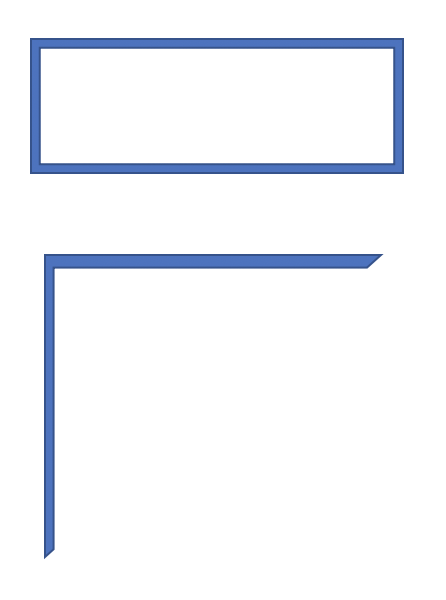
#> input picture CV_Assignment_1/test.png, 446 x 600 px, given in place of lenna.png, which was not available
$ python A1_corner_detection.py
#> lines starting #> are read from the running program, lines starting #| are printed output that depends on the picture; after the words box and inside, x2 and y2 are one past the last pixel; in counts of white or black regions, pixels touching at a corner belong together; pictures that were not available may be replaced by others from this repository, and a replacement may not be noted
### CV_Assignment_1/A1_function.py
import cv2
import numpy as np
import math
import time


#### For Assignment 1 ####

def image_padding(image, V, H):
    img = image.copy()

    # horizontal
    if H != 0:
        edge_left = np.zeros((img.shape[0], H))
        edge_right = np.zeros((img.shape[0], H))
        for y in range(img.shape[0]):
            edge_left[y].fill(img[y][0])
            edge_right[y].fill(img[y][-1])
        img = np.concatenate((np.concatenate((edge_left, img), axis=1), edge_right), axis=1)

    # vertical
    if V != 0:
        edge_up = img[0, :].copy()
        edge_down = img[-1, :].copy()
        for i in range(V - 1):
            edge_up = np.vstack((edge_up, img[0, :].copy()))
            edge_down = np.vstack((edge_down, img[-1, :].copy()))
        img = np.vstack((np.vstack((edge_up, img)), edge_down))

    return img


# [21 lines left out: function cross_correlation_1d, not called in this run]


def cross_correlation_2d(img, kernel):
    output = np.zeros(img.shape)
    v_pad_size, h_pad_size = int((kernel.shape[0])/2), int(kernel.shape[1]/2)
    img = image_padding(img, v_pad_size, h_pad_size)

    r,c  = output.shape

    for y in range(r):
        for x in range(c):
            output[y,x] = (kernel * img[y:y+kernel.shape[0],x:x+kernel.shape[1]]).sum()

    output /= 255.0

    return output


def gaussian_function(x, sigma):
    return (1 / (sigma*math.sqrt(2 * math.pi))) * pow(math.e, -(x * x) / (2 * sigma * sigma))


def get_gaussian_filter_1d(size, sigma):
    # mean = 0
    length = int(size / 2)
    output = np.array([gaussian_function(x, sigma) for x in range(-length, length + 1)])
    # 가우시안의 합은 1
    output /= sum(output)
    return output


def get_gaussian_filter_2d(size, sigma):
    # Gaussian은 separable
    row_1d = get_gaussian_filter_1d(size, sigma)
    col_1d = row_1d.reshape(size, 1)

    # nx1 * 1xn = nxn 가우시안 필터
    output = np.outer(col_1d, row_1d)
    output/= output.sum()

    return output


#### For Assignment 2 ####

def sobel_filtering(image, axis):
    blurring = np.array([1, 2, 1])
    derivative_1D = np.array([-1, 0, 1])
    if (axis == 0):
        return cross_correlation_2d(image, np.outer(blurring.reshape(3, 1),derivative_1D))
    else:
        return cross_correlation_2d(image, np.outer(derivative_1D.reshape(3, 1), blurring))

### CV_Assignment_1/A1_corner_detection.py
import A1_function as func
import cv2
import numpy as np
import time

def compute_corner_response(image):
    start = time.time()

    Ix = func.sobel_filtering(image,axis=0)
    Iy = func.sobel_filtering(image,axis=1)

    wsize = 5   # window size = 5
    Kappa = 0.04

    M = np.zeros((2,2))
    response = np.zeros(image.shape)
    for i in range(image.shape[0]-wsize):
        for j in range(image.shape[1]-wsize):
            # compute second moment matrix
            window_Ix = Ix[i:i+wsize,j:j+wsize]
            window_Iy = Iy[i:i+wsize,j:j+wsize]
            a = M[0,0] = (window_Ix*window_Ix).sum()    # Ix^2
            b = M[0,1] = (window_Ix*window_Iy).sum()    # IxIy
            c = M[1,0] = M[0,1]                         # IxIy
            d = M[1,1] = (window_Iy*window_Iy).sum()    # Iy^2

            # response function
            # R = det(M) - K*trace^2(M)
            Res = (a*d-b*c) - Kappa*pow(a+d,2)
            if(Res<0) : Res = 0

            # because window size is 5
            response[i+2,j+2] = Res

    # normalization
    response = response / response.max()

    print("computing corner response Time",time.time()-start)
    return response


def corner_bin(image, response_img):
    rgb = cv2.cvtColor(image,cv2.COLOR_GRAY2RGB)
    threshold = 0.1
    for i in range(rgb.shape[0]):
        for j in range(rgb.shape[1]):
            if response_img[i, j]>threshold:
                rgb[i,j,1] = 255
    return rgb

def non_maximum_suppression_win(R,winSize):
    start = time.time()

    output = R.copy()
    # suppress if < threshold
    output[np.where(output<0.1)] = 0

    # suppress if is not maximum
    r,c = output.shape
    d = int(winSize/2)
    for i in range(r-winSize):
        for j in range(c-winSize):
            window = output[i:i+winSize,j:j+winSize]
            if window.max()!=output[i+d,j+d]:
                output[i+d,j+d] = 0

    print("computing non maximum suppression win Time",time.time()-start)

    return output

def draw_circle_at_point(img,suppressed_R):
    rgb = cv2.cvtColor(img, cv2.COLOR_GRAY2RGB)
    output = rgb.copy()
    for i in range(suppressed_R.shape[0]):
        for j in range(suppressed_R.shape[1]):
            if suppressed_R[i,j]>0:
                cv2.circle(output,(j,i),4,(0,255,0),2)

    return output


# Part 3 script

image_paths = ['lenna.png', 'shapes.png']
for path in image_paths:
    print('\n*************', path, '*************')
    # read image
    gray_image = cv2.imread(path, cv2.IMREAD_GRAYSCALE)
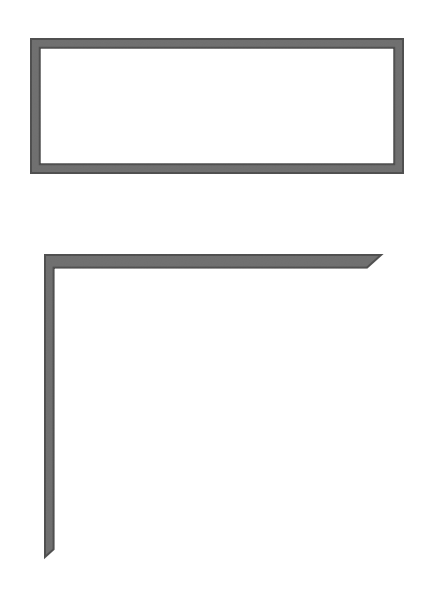
#> gray_image: shape (600, 446); min 79, max 255, mean 244.4

    # 3-1 Apply the Gaussian filtering to the input image
    image = func.cross_correlation_2d(gray_image, func.get_gaussian_filter_2d(7, 1.5))
#> in image_padding, `edge_up = img[0, :].copy()`: edge_up = 452 values from 255 to 255
#> in image_padding, `img = np.vstack((np.vstack((edge_up, img)), edge_down))`:
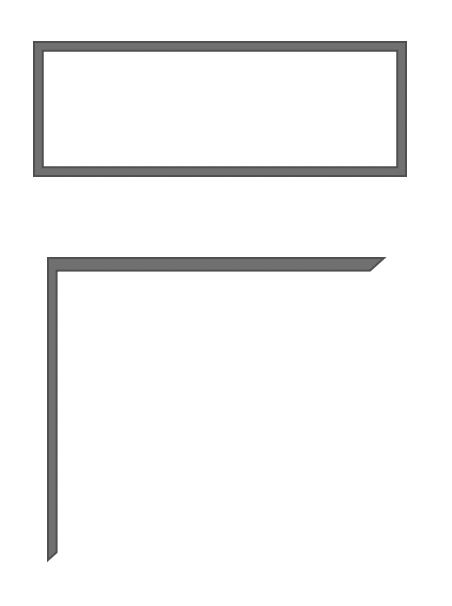
#> img: shape (606, 452) float64; min 79, max 255, mean 244.7

    # 3-2 Implement a function that returns corner response values
    R = compute_corner_response(image)
#> in cross_correlation_2d (call 2), `output /= 255.0`:
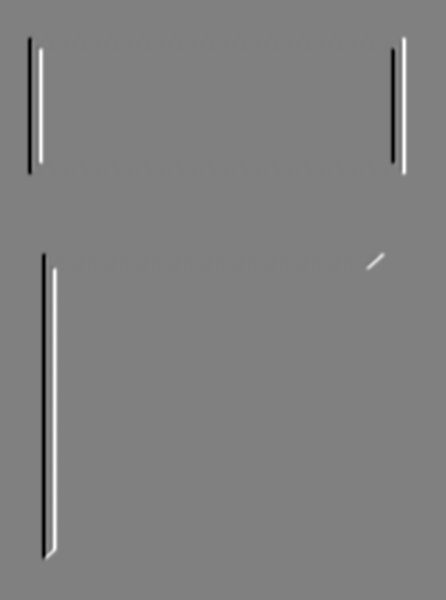
#> output: shape (600, 446) float64; min -0.00502, max 0.00497, mean -4.12e-22; drawn with min black and max white
#> after the loop in cross_correlation_2d (call 3), `for y in range(r):`:
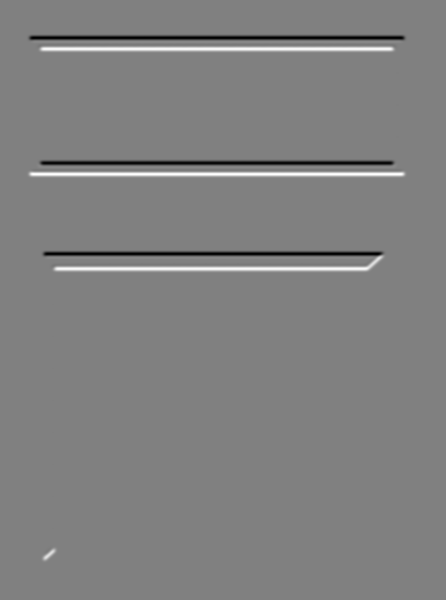
#> output: shape (600, 446) float64; min -1.28, max 1.27, mean 1.94e-16; drawn with min black and max white
#> after the loop in compute_corner_response, `for i in range(image.shape[0]-wsize):`:
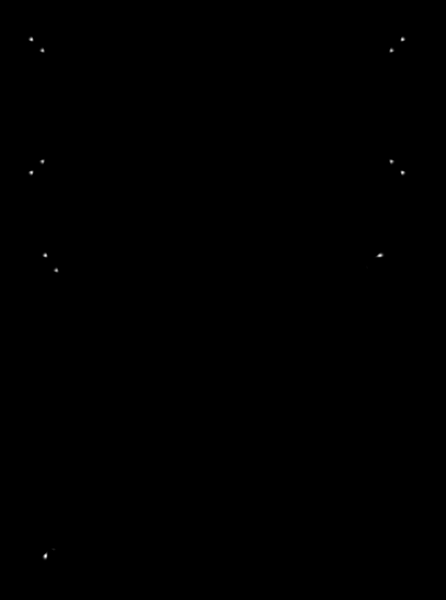
#> response: shape (600, 446) float64; min 0, max 2.35e-08, mean 9.04e-12; drawn with min black and max white
#> after the loop in compute_corner_response, `for i in range(image.shape[0]-wsize):`: M = [[0, 0], [0, 1.9e-35]]

    # corner raw image
    cv2.imshow('corner detection', R)
    cv2.imwrite('./result/part_3_corner_raw_' + path, 255 * R)

    # corner bin image
    bin_img = corner_bin(gray_image, R)
#> after the loop in corner_bin, `for i in range(rgb.shape[0]):`:
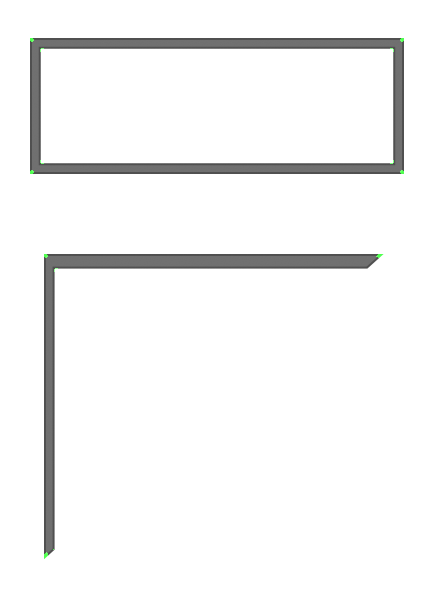
#> rgb: shape (600, 446, 3); mean B, G, R 244.4, 244.5, 244.4

    cv2.imshow('corner bin', bin_img)
    cv2.imwrite('./result/part_3_corner_bin_' + path, bin_img)

    # 3-3 Thresholding and Non-maximum Suppression (NMS)
    suppressed_R = non_maximum_suppression_win(R,11)
#> in non_maximum_suppression_win, `output[np.where(output<0.1)] = 0`: output: shape (600, 446) float64; min 0, max 1, mean 0.000354
#> after the loop in non_maximum_suppression_win, `for i in range(r-winSize):`: output: shape (600, 446) float64; min 0, max 1, mean 3.88e-05
    circled_R = draw_circle_at_point(gray_image,suppressed_R)
#> after the loop in draw_circle_at_point, `for i in range(suppressed_R.shape[0]):`:
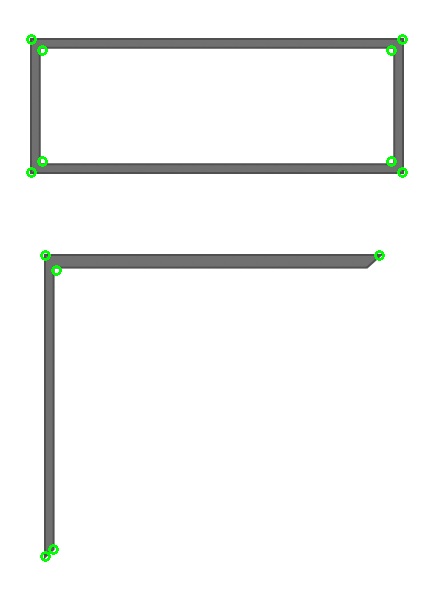
#> output: shape (600, 446, 3); mean B, G, R 243.8, 244.6, 243.8

    cv2.imshow('corner suppression ', circled_R)
    cv2.imwrite('./result/part_3_corner_sup_' + path, circled_R)

    cv2.waitKey()
    cv2.destroyAllWindows()
#> pass 2 of the loop `for path in image_paths:`:
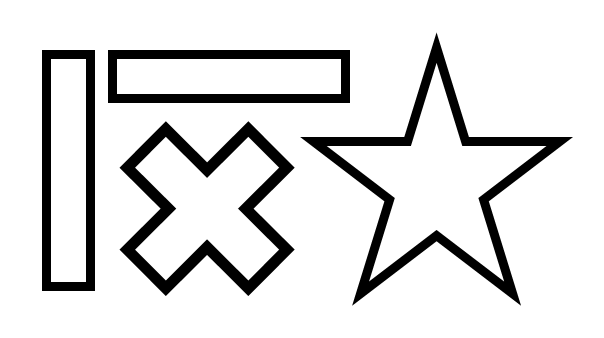
#> input picture CV_Assignment_1/shapes.png, 604 x 338 px
#> gray_image is the input picture: shape (338, 604); min 0, max 255, mean 222.3
#> after the loop in non_maximum_suppression_win (call 2), `for i in range(r-winSize):`:
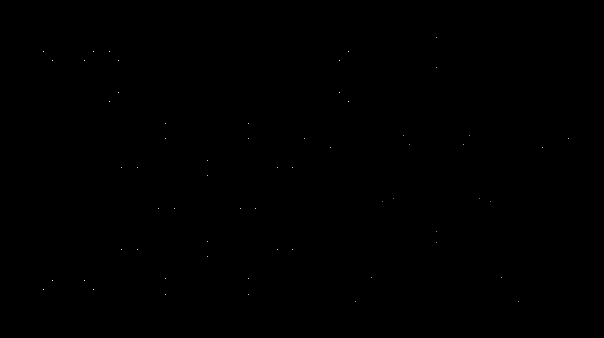
#> output: shape (338, 604) float64; min 0, max 1, mean 0.000229
#> after the loop in draw_circle_at_point (call 2), `for i in range(suppressed_R.shape[0]):`:
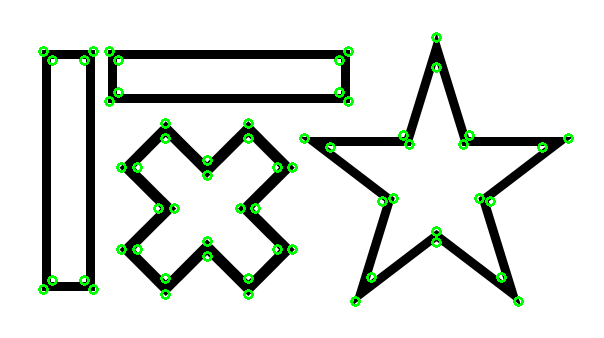
#> output: shape (338, 604, 3); 2% of pixels changed, all inside (x1, y1, x2, y2) = (38, 32, 574, 307)
